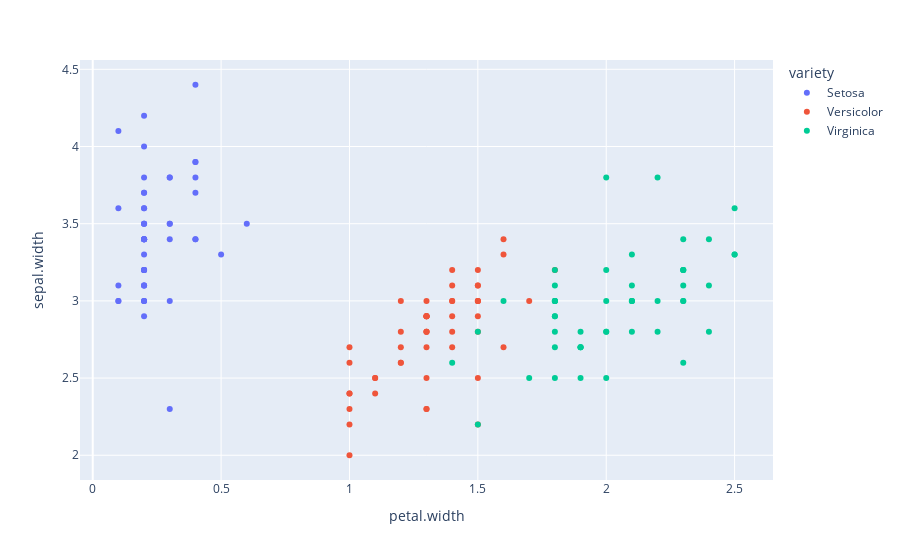

Source (notebook cell):
### Code cell
figs[4].show()

### Figure 1 — Plotly figure (JSON) as saved in the notebook; plotly's stock layout.template omitted (floating-point values rounded to 4 significant figures)
{"data": [{"hovertemplate": "variety=Setosa<br>petal.width=%{x}<br>sepal.width=%{y}<extra></extra>", "legendgroup": "Setosa", "marker": {"color": "#636efa", "symbol": "circle"}, "mode": "markers", "name": "Setosa", "orientation": "v", "showlegend": true, "type": "scatter", "x": [0.2, 0.2, 0.2, 0.2, 0.2, 0.4, 0.3, 0.2, 0.2, 0.1, 0.2, 0.2, 0.1, 0.1, 0.2, 0.4, 0.4, 0.3, 0.3, 0.3, 0.2, 0.4, 0.2, 0.5, 0.2, 0.2, 0.4, 0.2, 0.2, 0.2, 0.2, 0.4, 0.1, 0.2, 0.2, 0.2, 0.2, 0.1, 0.2, 0.2, 0.3, 0.3, 0.2, 0.6, 0.4, 0.3, 0.2, 0.2, 0.2, 0.2], "xaxis": "x", "y": [3.5, 3, 3.2, 3.1, 3.6, 3.9, 3.4, 3.4, 2.9, 3.1, 3.7, 3.4, 3, 3, 4, 4.4, 3.9, 3.5, 3.8, 3.8, 3.4, 3.7, 3.6, 3.3, 3.4, 3, 3.4, 3.5, 3.4, 3.2, 3.1, 3.4, 4.1, 4.2, 3.1, 3.2, 3.5, 3.6, 3, 3.4, 3.5, 2.3, 3.2, 3.5, 3.8, 3, 3.8, 3.2, 3.7, 3.3], "yaxis": "y"}, {"hovertemplate": "variety=Versicolor<br>petal.width=%{x}<br>sepal.width=%{y}<extra></extra>", "legendgroup": "Versicolor", "marker": {"color": "#EF553B", "symbol": "circle"}, "mode": "markers", "name": "Versicolor", "orientation": "v", "showlegend": true, "type": "scatter", "x": [1.4, 1.5, 1.5, 1.3, 1.5, 1.3, 1.6, 1, 1.3, 1.4, 1, 1.5, 1, 1.4, 1.3, 1.4, 1.5, 1, 1.5, 1.1, 1.8, 1.3, 1.5, 1.2, 1.3, 1.4, 1.4, 1.7, 1.5, 1, 1.1, 1, 1.2, 1.6, 1.5, 1.6, 1.5, 1.3, 1.3, 1.3, 1.2, 1.4, 1.2, 1, 1.3, 1.2, 1.3, 1.3, 1.1, 1.3], "xaxis": "x", "y": [3.2, 3.2, 3.1, 2.3, 2.8, 2.8, 3.3, 2.4, 2.9, 2.7, 2, 3, 2.2, 2.9, 2.9, 3.1, 3, 2.7, 2.2, 2.5, 3.2, 2.8, 2.5, 2.8, 2.9, 3, 2.8, 3, 2.9, 2.6, 2.4, 2.4, 2.7, 2.7, 3, 3.4, 3.1, 2.3, 3, 2.5, 2.6, 3, 2.6, 2.3, 2.7, 3, 2.9, 2.9, 2.5, 2.8], "yaxis": "y"}, {"hovertemplate": "variety=Virginica<br>petal.width=%{x}<br>sepal.width=%{y}<extra></extra>", "legendgroup": "Virginica", "marker": {"color": "#00cc96", "symbol": "circle"}, "mode": "markers", "name": "Virginica", "orientation": "v", "showlegend": true, "type": "scatter", "x": [2.5, 1.9, 2.1, 1.8, 2.2, 2.1, 1.7, 1.8, 1.8, 2.5, 2, 1.9, 2.1, 2, 2.4, 2.3, 1.8, 2.2, 2.3, 1.5, 2.3, 2, 2, 1.8, 2.1, 1.8, 1.8, 1.8, 2.1, 1.6, 1.9, 2, 2.2, 1.5, 1.4, 2.3, 2.4, 1.8, 1.8, 2.1, 2.4, 2.3, 1.9, 2.3, 2.5, 2.3, 1.9, 2, 2.3, 1.8], "xaxis": "x", "y": [3.3, 2.7, 3, 2.9, 3, 3, 2.5, 2.9, 2.5, 3.6, 3.2, 2.7, 3, 2.5, 2.8, 3.2, 3, 3.8, 2.6, 2.2, 3.2, 2.8, 2.8, 2.7, 3.3, 3.2, 2.8, 3, 2.8, 3, 2.8, 3.8, 2.8, 2.8, 2.6, 3, 3.4, 3.1, 3, 3.1, 3.1, 3.1, 2.7, 3.2, 3.3, 3, 2.5, 3, 3.4, 3], "yaxis": "y"}], "layout": {"legend": {"title": {"text": "variety"}, "tracegroupgap": 0}, "margin": {"t": 60}, "xaxis": {"anchor": "y", "domain": [0, 1], "title": {"text": "petal.width"}}, "yaxis": {"anchor": "x", "domain": [0, 1], "title": {"text": "sepal.width"}}}}
